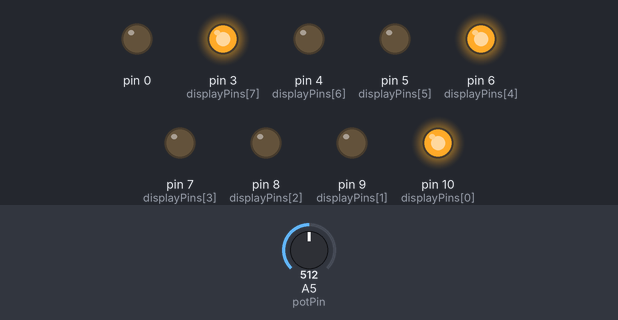
A sketch run on a simulated Arduino Uno, built with avr-gcc and run on an emulated ATmega328P. Shown: output pins drawn as LEDs (lit = HIGH). The test bench sets the inputs (shaded band); at power-on: A5 (potPin) = 512.

Above: at 1.2 s.
1.3 s: A5 (potPin) set to 557
2.8 s: A5 (potPin) set to 592
At 3.2 s:
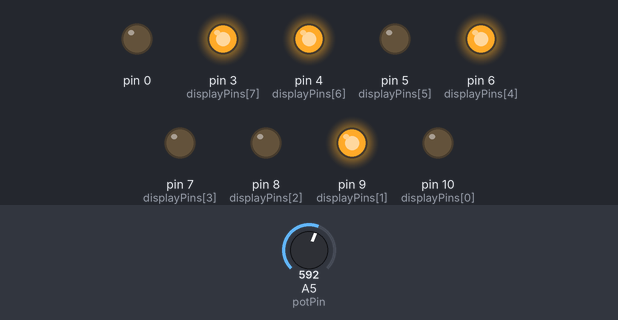
4.3 s: A5 (potPin) set to 716
At 5.5 s:
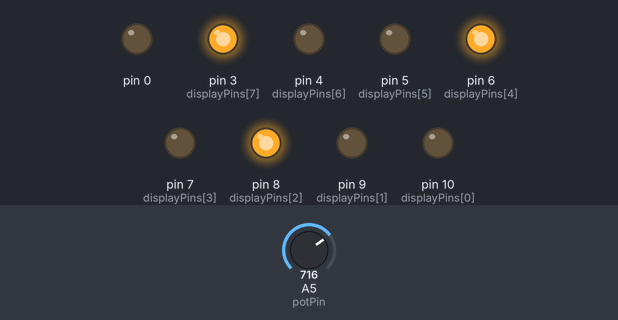
5.8 s: A5 (potPin) set to 788
7.3 s: A5 (potPin) set to 821
At 7.8 s:
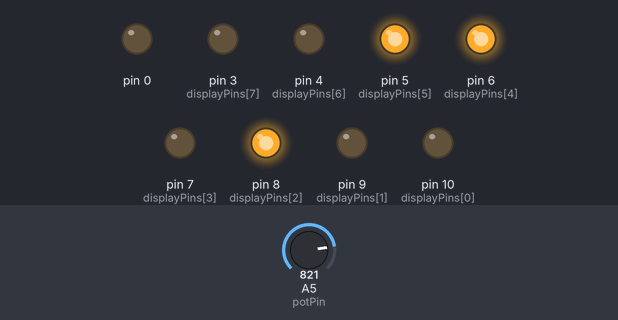
8.8 s: A5 (potPin) set to 511
At 10.1 s:
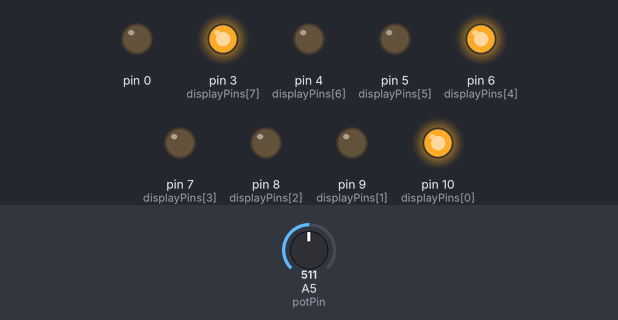
Timing chart, 0 to 11.3 s (numbered marks = the images above; inputs shaded):
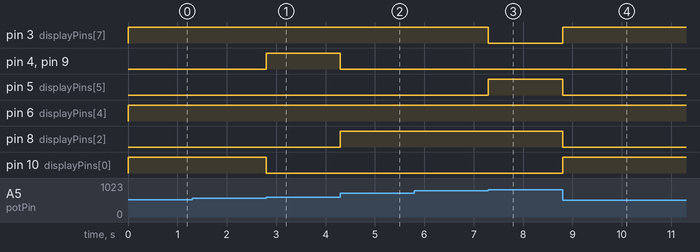

Measured:
- the behaviour switches between 574 and 575 on A5 (potPin) (found by bisection; images 0 and 1)
- the behaviour switches between 804 and 805 on A5 (potPin) (found by bisection; images 2 and 3)
- after the input at 1.3 s, every drawn part: stays the same
- after the input at 2.8 s, pin 4 (displayPins[6]), pin 9 (displayPins[1]): LOW → HIGH at once; pin 10 (displayPins[0]): HIGH → LOW at once
- after the input at 4.3 s, pin 4 (displayPins[6]), pin 9 (displayPins[1]): HIGH → LOW at once; pin 8 (displayPins[2]): LOW → HIGH at once
- after the input at 5.8 s, every drawn part: stays the same
- after the input at 7.3 s, pin 3 (displayPins[7]): HIGH → LOW at once; pin 5 (displayPins[5]): LOW → HIGH at once
- after the input at 8.8 s, pin 3 (displayPins[7]), pin 10 (displayPins[0]): LOW → HIGH at once; pin 5 (displayPins[5]), pin 8 (displayPins[2]): HIGH → LOW at once

The sketch:

analogSevenSegmentReader.ino
```cpp
const unsigned int displayPins[] = {10,9,8,7,6,5,4,3};
const unsigned int potPin = A5;
const unsigned int pinStates[10][8] = {{LOW,LOW,LOW,LOW,HIGH,LOW,HIGH,HIGH},
                                      {LOW,LOW,LOW,LOW,HIGH,LOW,LOW,LOW},
                                      {LOW,LOW,HIGH,HIGH,HIGH,LOW,HIGH,HIGH},
                                      {HIGH,HIGH,LOW,LOW,HIGH,LOW,LOW,LOW},
                                      {HIGH,LOW,LOW,LOW,HIGH,LOW,LOW,HIGH},
                                      {LOW,HIGH,LOW,LOW,HIGH,LOW,HIGH,HIGH},
                                      {LOW,LOW,HIGH,LOW,HIGH,LOW,LOW,HIGH},
                                      {LOW,LOW,HIGH,LOW,HIGH,HIGH,LOW,LOW},
                                      {LOW,HIGH,HIGH,HIGH,HIGH,LOW,HIGH,HIGH},
                                      {LOW,LOW,LOW,HIGH,HIGH,LOW,LOW,LOW}};

void setup() {
  // put your setup code here, to run once:
  for(int i = 0; i < 10; i++){
    pinMode(displayPins[i], OUTPUT);
  }

}

void loop() {
  // put your main code here, to run repeatedly:
  int num = analogRead(potPin)/115;
  for(int i = 0; i < 8; i++){
    digitalWrite(displayPins[i],pinStates[num][i]);
  }
}
```
